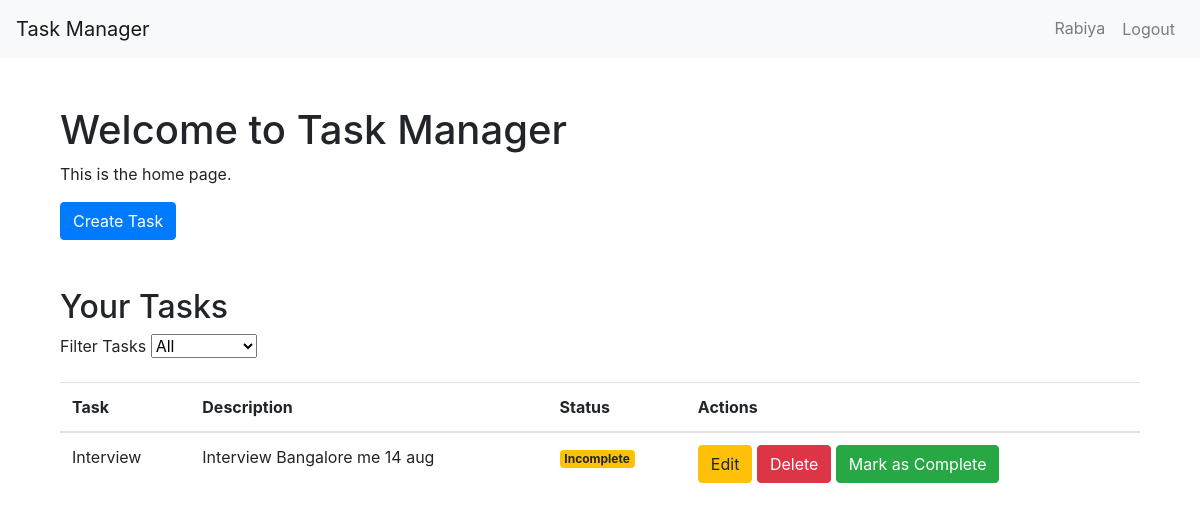
The page /tasks/ (signed in) on the database as committed earlier.
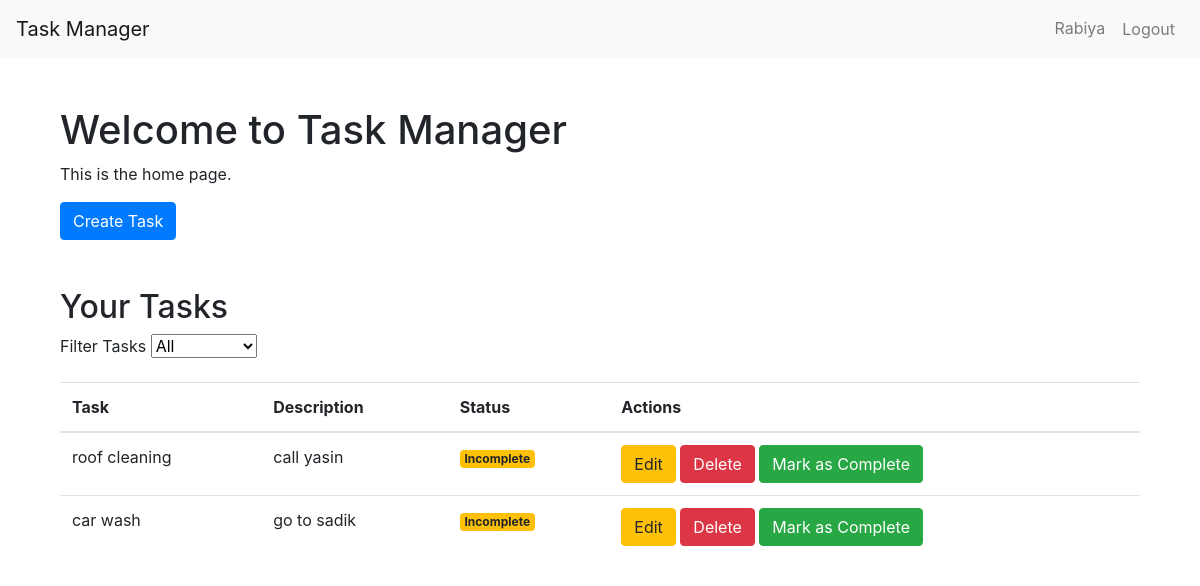
The same page on the database as committed later.
### tasks/models.py (models this page shows, shortened)
class Task(models.Model):
    title = models.CharField(max_length=200)
    description = models.TextField(blank=True, null=True)
    completed = models.BooleanField(default=False)
    user = models.ForeignKey(User, on_delete=models.CASCADE)

### tasks/views.py (the view)
# urls.py: path('', views.home, name='home'),
@login_required
def home(request):
    tasks = Task.objects.filter(user=request.user)
    return render(request, 'tasks/home.html', {'tasks': tasks})

### tasks/templates/tasks/home.html (shortened to what this page needs)
{% extends "base.html" %}
{% block content %}
<div class="container mt-5">
    <h1>Welcome to Task Manager</h1>
    <p>This is the home page.</p>
    <a href="{% url 'task_create' %}" class="btn btn-primary">Create Task</a>
    <h2 class="mt-5">Your Tasks</h2>
    <div class="mb-3">
        <label for="filter" class="form-label">Filter Tasks</label>
        <select id="filter" class="form-select" onchange="window.location.href='?status=' + this.value;">
            <option value="">All</option>
        </select>
    </div>
    <table class="table">
        <thead>
            <tr>
                <th>Task</th>
                <th>Description</th>
                <th>Status</th>
                <th>Actions</th>
            </tr>
        </thead>
        <tbody>
            {% for task in tasks %}
            <tr>
                <td>{{ task.title }}</td>
                <td>{{ task.description }}</td>
                <td>
                    {% if task.is_complete %}
                        <span class="badge bg-success">Complete</span>
                    {% else %}
                        <span class="badge bg-warning">Incomplete</span>
                    {% endif %}
                </td>
                <td>
                    <a href="{% url 'task_update' task.id %}" class="btn btn-warning">Edit</a>
                    <a href="{% url 'task_delete' task.id %}" class="btn btn-danger">Delete</a>
                    {% if task.is_complete %}
                        <a href="{% url 'task_incomplete' task.id %}" class="btn btn-secondary">Mark as Incomplete</a>
                    {% else %}
                        <a href="{% url 'task_complete' task.id %}" class="btn btn-success">Mark as Complete</a>
                    {% endif %}
                </td>
            </tr>
            {% endfor %}
        </tbody>
    </table>
</div>
{% endblock %}

### tasks/templates/base.html (shortened to what this page needs)
<!DOCTYPE html>
<html lang="en">
<head>
    <link href="https://stackpath.bootstrapcdn.com/bootstrap/4.5.2/css/bootstrap.min.css" rel="stylesheet">
</head>
<body>
    <nav class="navbar navbar-expand-lg navbar-light bg-light">
        <a class="navbar-brand" href="{% url 'home' %}">Task Manager</a>
        <div class="collapse navbar-collapse">
            <ul class="navbar-nav ml-auto">
                {% if user.is_authenticated %}
                    <li class="nav-item">
                        <a class="nav-link" href="#">{{ user.username }}</a>
                    </li>
                    <li class="nav-item">
                        <form method="post" action="{% url 'logout' %}">
                            <button type="submit" class="btn btn-link nav-link" style="display: inline; cursor: pointer;">Logout</button>
                        </form>
                    </li>
                {% else %}
                    <li class="nav-item">
                        <a class="nav-link" href="{% url 'login' %}">Login</a>
                    </li>
                {% endif %}
            </ul>
        </div>
    </nav>
    <div class="container">
        {% block content %}
        {% endblock %}
    </div>
</body>
</html>

Rows that differ between the two databases and show on the page:
removed Task: title "Interview", description "Interview Bangalore me 14 aug"
added Task: title "roof cleaning", description "call yasin"
added Task: title "car wash", description "go to sadik"
